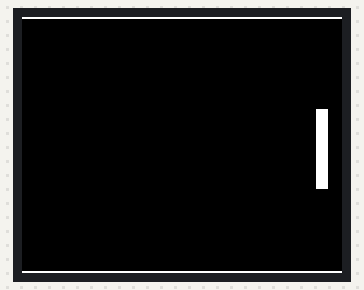
Recording of a sketch running on a simulated Arduino Uno, built with avr-gcc and run on an emulated ATmega328P. Shown: 160×128 colour display.

Above: at 0.32 s.

The sketch:

rackett.ino
```cpp
#include <Adafruit_GFX.h>    // Core graphics library
#include <Adafruit_ST7735.h> // Hardware-specific library
#include <SPI.h>


// For the breakout, you can use any 2 or 3 pins
// These pins will also work for the 1.8" TFT shield
#define TFT_CS     10
#define TFT_RST    9  // you can also connect this to the Arduino reset
                      // in which case, set this #define pin to 0!
#define TFT_DC     8

// Option 1 (recommended): must use the hardware SPI pins
// (for UNO thats sclk = 13 and sid = 11) and pin 10 must be
// an output. This is much faster - also required if you want
// to use the microSD card (see the image drawing example)
Adafruit_ST7735 tft = Adafruit_ST7735(TFT_CS,  TFT_DC, TFT_RST);
int r1x = 150 ;
int r1y = 64 ;
int sens = 2 ;
void drawRacket ( int rx, int ry ){
  tft.fillRect(rx-3,ry-20,6,40,ST7735_WHITE);
}
void clearRacket ( int rx, int ry) {
  tft.fillRect(rx-3,ry-20,6,40,ST7735_BLACK);
}


void setup() {
  // put your setup code here, to run once:
 tft.initR(INITR_BLACKTAB);
tft.fillScreen(ST7735_BLACK);
tft.setRotation(1);


tft.drawLine(0,0,160,0,ST7735_WHITE);
tft.drawLine(0,127,160,127,ST7735_WHITE);
}
void loop() {
  // put your main code here, to run repeatedly:
  r1y = r1y + sens ;

  drawRacket(r1x, r1y );
  delay(30);
  clearRacket(r1x,r1y);
  if(r1y >= 106) {
    sens = -2;
  }
  if (r1y <= 22) {
    sens = 2;
  }

}
```
